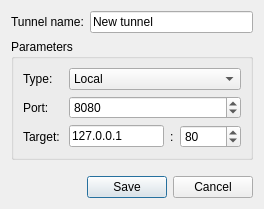
<?xml version="1.0" encoding="UTF-8"?>
<ui version="4.0">
 <class>modifyTunnelDialog</class>
 <widget class="QDialog" name="modifyTunnelDialog">
  <property name="geometry">
   <rect>
    <x>0</x>
    <y>0</y>
    <width>264</width>
    <height>209</height>
   </rect>
  </property>
  <property name="windowTitle">
   <string>Dialog</string>
  </property>
  <layout class="QGridLayout" name="gridLayout">
   <item row="0" column="0">
    <widget class="QLabel" name="label">
     <property name="text">
      <string>Tunnel name:</string>
     </property>
    </widget>
   </item>
   <item row="0" column="1">
    <widget class="QLineEdit" name="lineEdit_alias">
     <property name="text">
      <string>New tunnel</string>
     </property>
    </widget>
   </item>
   <item row="2" column="0" colspan="2">
    <spacer name="verticalSpacer">
     <property name="orientation">
      <enum>Qt::Vertical</enum>
     </property>
     <property name="sizeHint" stdset="0">
      <size>
       <width>20</width>
       <height>40</height>
      </size>
     </property>
    </spacer>
   </item>
   <item row="3" column="0" colspan="2">
    <widget class="QDialogButtonBox" name="buttonBox">
     <property name="orientation">
      <enum>Qt::Horizontal</enum>
     </property>
     <property name="standardButtons">
      <set>QDialogButtonBox::Cancel|QDialogButtonBox::Save</set>
     </property>
    </widget>
   </item>
   <item row="1" column="0" colspan="2">
    <widget class="QGroupBox" name="groupBox">
     <property name="title">
      <string>Parameters</string>
     </property>
     <layout class="QGridLayout" name="gridLayout_2">
      <item row="0" column="0">
       <widget class="QLabel" name="label_3">
        <property name="text">
         <string>Type:</string>
        </property>
       </widget>
      </item>
      <item row="1" column="0">
       <widget class="QLabel" name="label_4">
        <property name="text">
         <string>Port:</string>
        </property>
       </widget>
      </item>
      <item row="4" column="1">
       <widget class="QLineEdit" name="lineEdit_hostname">
        <property name="text">
         <string>127.0.0.1</string>
        </property>
       </widget>
      </item>
      <item row="4" column="0">
       <widget class="QLabel" name="label_2">
        <property name="text">
         <string>Target: </string>
        </property>
       </widget>
      </item>
      <item row="4" column="2">
       <widget class="QLabel" name="label_5">
        <property name="text">
         <string>:</string>
        </property>
       </widget>
      </item>
      <item row="1" column="1" colspan="3">
       <widget class="QSpinBox" name="spinBox_port">
        <property name="minimum">
         <number>1</number>
        </property>
        <property name="maximum">
         <number>65536</number>
        </property>
        <property name="value">
         <number>8080</number>
        </property>
       </widget>
      </item>
      <item row="4" column="3">
       <widget class="QSpinBox" name="spinBox_toPort">
        <property name="minimum">
         <number>1</number>
        </property>
        <property name="maximum">
         <number>65536</number>
        </property>
        <property name="value">
         <number>80</number>
        </property>
       </widget>
      </item>
      <item row="0" column="1" colspan="3">
       <widget class="QComboBox" name="comboBox_type">
        <item>
         <property name="text">
          <string>Local</string>
         </property>
        </item>
        <item>
         <property name="text">
          <string>Remote</string>
         </property>
        </item>
        <item>
         <property name="text">
          <string>Dynamic</string>
         </property>
        </item>
       </widget>
      </item>
     </layout>
    </widget>
   </item>
  </layout>
 </widget>
 <resources/>
 <connections>
  <connection>
   <sender>buttonBox</sender>
   <signal>accepted()</signal>
   <receiver>modifyTunnelDialog</receiver>
   <slot>accept()</slot>
   <hints>
    <hint type="sourcelabel">
     <x>252</x>
     <y>204</y>
    </hint>
    <hint type="destinationlabel">
     <x>157</x>
     <y>274</y>
    </hint>
   </hints>
  </connection>
  <connection>
   <sender>buttonBox</sender>
   <signal>rejected()</signal>
   <receiver>modifyTunnelDialog</receiver>
   <slot>reject()</slot>
   <hints>
    <hint type="sourcelabel">
     <x>312</x>
     <y>204</y>
    </hint>
    <hint type="destinationlabel">
     <x>286</x>
     <y>274</y>
    </hint>
   </hints>
  </connection>
 </connections>
</ui>
